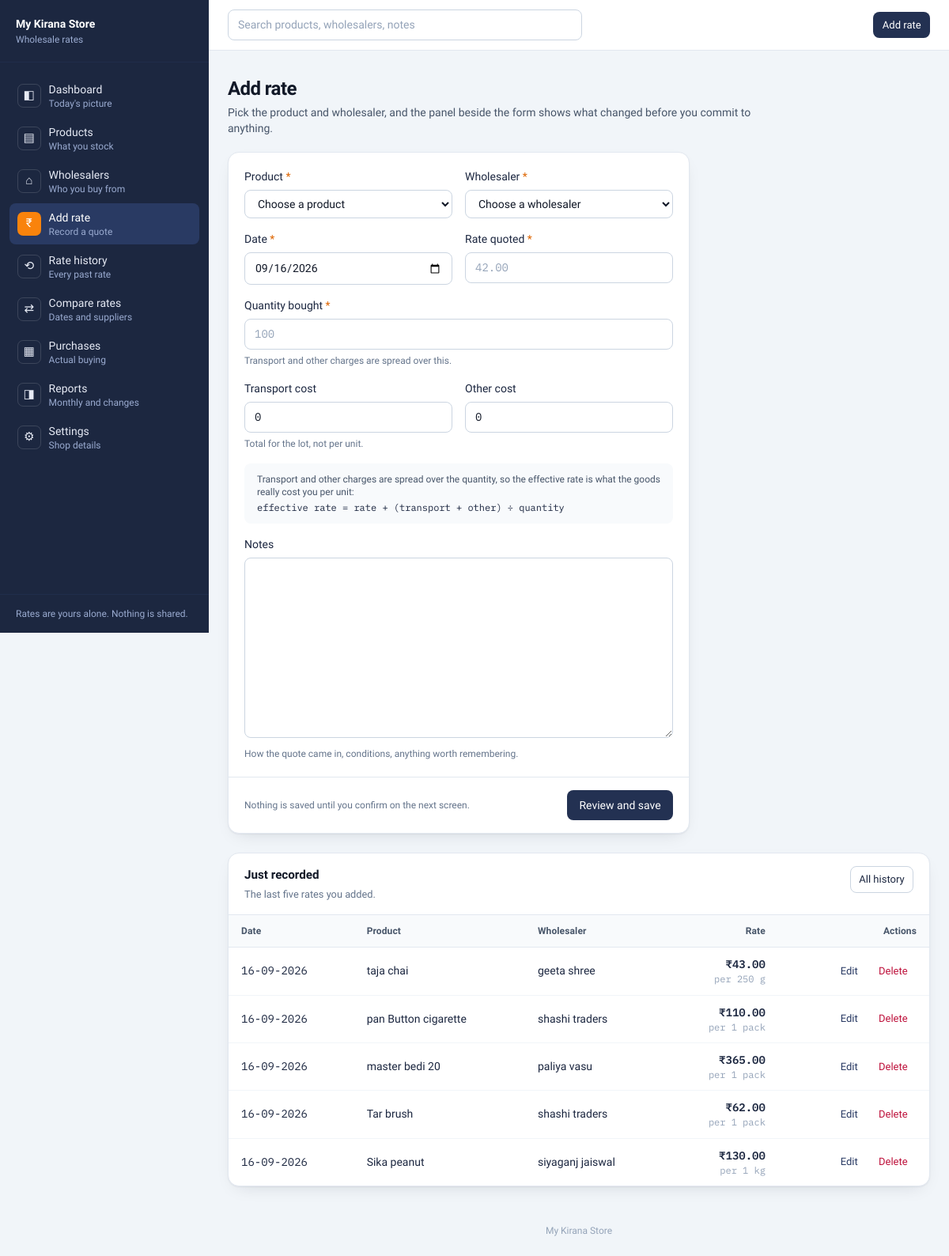
Screenshot of /add-rate/ with the database file from the repository.
### manager/models.py (models this page shows, shortened)
class ShopSettings(models.Model):
    class DateFormat(models.TextChoices):
        DAY_FIRST_DASH = "dd-MM-yyyy", "31-12-2026"
        ISO = "yyyy-MM-dd", "2026-12-31"
        DAY_FIRST_SLASH = "dd/MM/yyyy", "31/12/2026"
    singleton_id = models.PositiveSmallIntegerField(primary_key=True, default=1, editable=False)
    business_name = models.CharField(max_length=120, default="My Kirana Store")
    shop_address = models.TextField(blank=True)
    mobile = models.CharField(max_length=20, blank=True)
    currency = models.CharField(max_length=8, default="INR")
    currency_symbol = models.CharField(max_length=4, default="₹")
    default_unit = models.CharField(max_length=16, default="kg")
    date_format = models.CharField(
        max_length=12, choices=DateFormat.choices, default=DateFormat.DAY_FIRST_DASH
    )
    updated_at = models.DateTimeField(auto_now=True)
    class Meta:
        verbose_name = "shop settings"
        verbose_name_plural = "shop settings"
        constraints = [
            models.CheckConstraint(
                condition=Q(singleton_id=1), name="shop_settings_single_row"
            )
        ]
    @classmethod
    def load(cls) -> "ShopSettings":
        obj, _ = cls.objects.get_or_create(singleton_id=1)
        return obj

class TimestampedModel(models.Model):
    created_at = models.DateTimeField(default=timezone.now, editable=False)
    updated_at = models.DateTimeField(auto_now=True)
    class Meta:
        abstract = True

class Rate(TimestampedModel):
    product = models.ForeignKey(Product, on_delete=models.CASCADE, related_name="rates")
    wholesaler = models.ForeignKey(
        Wholesaler, on_delete=models.CASCADE, related_name="rates"
    )
    date = models.DateField()
    purchase_rate = models.DecimalField(**MONEY, validators=NON_NEGATIVE)
    unit = models.CharField(max_length=16)
    quantity = models.DecimalField(**MONEY, validators=NON_NEGATIVE)
    transport_cost = models.DecimalField(**MONEY, default=Decimal("0"), validators=NON_NEGATIVE)
    other_cost = models.DecimalField(**MONEY, default=Decimal("0"), validators=NON_NEGATIVE)
    effective_rate = models.DecimalField(
        **MONEY,
        editable=False,
        help_text="purchase_rate + (transport_cost + other_cost) / quantity",
    )
    notes = models.TextField(blank=True)
    objects = RateQuerySet.as_manager()
    class Meta:
        ordering = ["-date", "-created_at", "-id"]
        indexes = [
            models.Index(fields=["product", "-date"], name="rates_product_date_idx"),
            models.Index(fields=["wholesaler", "-date"], name="rates_whl_date_idx"),
            models.Index(fields=["date"], name="rates_date_idx"),
        ]

class Product(TimestampedModel):
    name = models.CharField(max_length=120, unique=True)
    category = models.CharField(max_length=80, help_text="Type any category you use.")
    brand = models.CharField(max_length=80, blank=True)
    unit = models.CharField(
        max_length=16,
        help_text="Every rate for this product is recorded per this unit.",
    )
    pack_size = models.CharField(max_length=60, blank=True)
    minimum_stock = models.DecimalField(
        **MONEY, null=True, blank=True, validators=NON_NEGATIVE
    )
    notes = models.TextField(blank=True)
    class Meta:
        ordering = ["name"]
        indexes = [models.Index(fields=["category"])]
    def __str__(self) -> str:
        return self.name

class Wholesaler(TimestampedModel):
    company_name = models.CharField(max_length=120)
    name = models.CharField(max_length=120, blank=True, help_text="Contact person.")
    mobile = models.CharField(max_length=20, blank=True)
    address = models.TextField(blank=True)
    notes = models.TextField(blank=True)
    class Meta:
        ordering = ["company_name"]
    def __str__(self) -> str:
        return self.company_name

### manager/views.py (the view, shortened to what this page needs)
# urls.py: path("add-rate/", views.add_rate, name="add_rate"),
@guard
def add_rate(request, pk: int | None = None):
    instance = get_object_or_404(Rate, pk=pk) if pk else None
    action = request.POST.get("action", "")
    form = RateForm(request.POST or None, instance=instance)
    initial_product = None
    if request.method == "GET":
        product_id = request.GET.get("product")
        date = parse_date(request.GET.get("date"))
        initial: dict[str, Any] = {}
        if product_id and Product.objects.filter(pk=product_id).exists():
            initial["product"] = product_id
            initial_product = Product.objects.get(pk=product_id)
        if date:
            initial["date"] = date
        if initial:
            form = RateForm(initial=initial, instance=instance)
    preview = None
    context = {
        "page_title": "Edit rate" if instance else "Add rate",
        "form": form,
        "instance": instance,
        "preview": preview,
        "has_products": Product.objects.exists(),
        "has_wholesalers": Wholesaler.objects.exists(),
        "recent": Rate.objects.with_related().newest_first()[:5],
        "next": safe_next(request, ""),
    }
    return render(request, "manager/add_rate.html", context)

### manager/templates/manager/add_rate.html (shortened to what this page needs)
{% extends "manager/base.html" %}
{% load kirana %}
{% block content %}
<div class="mb-5">
  <h1 class="mt-2 text-xl font-semibold tracking-tight text-ink-950 sm:text-2xl">{{ page_title }}</h1>
  <p class="mt-1 max-w-2xl text-sm text-slate-600">
    Pick the product and wholesaler, and the panel beside the form shows what
    changed before you commit to anything.
  </p>
</div>
{% if not has_products or not has_wholesalers %}
  <div class="card">
    {% if not has_products %}
      {% include "manager/partials/_empty_state.html" with title="Add a product first" message="A rate has to belong to a product. Add what you buy, then come back here." action_url="/products/new/" action_label="Add product" %}
    {% else %}
      {% include "manager/partials/_empty_state.html" with title="Add a wholesaler first" message="A rate has to come from someone. Add the supplier who quoted it, then come back here." action_url="/wholesalers/new/" action_label="Add wholesaler" %}
    {% endif %}
  </div>
{% else %}
<div class="grid gap-6 lg:grid-cols-3">
  <form method="post" id="rate-form" class="card lg:col-span-2"
        action="{% if instance %}{% url 'rate_edit' instance.pk %}{% else %}{% url 'add_rate' %}{% endif %}">
    <div class="card-body space-y-4">
      <div class="grid gap-4 sm:grid-cols-2">
        {% include "manager/partials/_field.html" with field=form.product %}
        {% include "manager/partials/_field.html" with field=form.wholesaler %}
      </div>
      <div class="grid gap-4 sm:grid-cols-2">
        {% include "manager/partials/_field.html" with field=form.date %}
        {% include "manager/partials/_field.html" with field=form.purchase_rate %}
      </div>
      {% include "manager/partials/_field.html" with field=form.quantity %}
      <div class="grid gap-4 sm:grid-cols-2">
        {% include "manager/partials/_field.html" with field=form.transport_cost %}
        {% include "manager/partials/_field.html" with field=form.other_cost %}
      </div>
      <div class="rounded-lg bg-slate-50 px-4 py-3 text-xs text-slate-600">
        Transport and other charges are spread over the quantity, so the
        effective rate is what the goods really cost you per unit:
        <span class="num mt-1 block text-ink-900">
          effective rate = rate + (transport + other) ÷ quantity
        </span>
      </div>
      {% include "manager/partials/_field.html" with field=form.notes %}
    </div>
    <div class="flex flex-wrap items-center justify-between gap-2 border-t border-slate-200 px-5 py-4">
      <p class="text-xs text-slate-500">Nothing is saved until you confirm on the next screen.</p>
      <div class="flex gap-2">
        <button type="submit" name="action" value="review" class="btn btn-primary">Review and save</button>
      </div>
    </div>
  </form>
</div>
{% if recent and not instance %}
  <section class="card mt-6">
    <div class="card-header">
      <div>
        <h2 class="card-title">Just recorded</h2>
        <p class="card-description">The last five rates you added.</p>
      </div>
      <a href="{% url 'rate_history' %}" class="btn btn-secondary btn-sm no-print">All history</a>
    </div>
    <div class="table-wrap">
      <table class="data-table">
        <thead>
          <tr>
            <th scope="col">Date</th>
            <th scope="col">Product</th>
            <th scope="col">Wholesaler</th>
            <th scope="col" class="right">Rate</th>
            <th scope="col" class="no-print right">Actions</th>
          </tr>
        </thead>
        <tbody>
          {% for rate in recent %}
            <tr>
              <td class="num whitespace-nowrap text-slate-600">{% shop_date rate.date %}</td>
              <td class="font-medium text-ink-950">{{ rate.product.name }}</td>
              <td class="text-slate-700">{{ rate.wholesaler.company_name }}</td>
              <td class="num right font-semibold">
                {% money rate.purchase_rate %}
                <span class="block text-xs font-normal text-slate-400">per {{ rate.unit }}</span>
              </td>
              <td class="no-print right whitespace-nowrap">
                <a href="{% url 'rate_edit' rate.pk %}" class="btn btn-ghost btn-sm">Edit</a>
                <a href="{% url 'rate_delete' rate.pk %}?next={{ request.get_full_path|urlencode }}"
                   class="btn btn-ghost btn-sm text-rose-700">Delete</a>
              </td>
            </tr>
          {% endfor %}
        </tbody>
      </table>
    </div>
  </section>
{% endif %}
{% endif %}
{% endblock %}

### manager/templates/manager/base.html (shortened to what this page needs)
{% load static kirana %}<!DOCTYPE html>
<html lang="en">
<head>
  <script src="https://cdn.tailwindcss.com"></script>
  <link rel="stylesheet" href="{% static 'manager/app.css' %}">
</head>
<body class="min-h-screen bg-slate-100 font-sans text-ink-950 antialiased">
<div class="flex min-h-screen">
  <aside id="sidebar" class="no-print sidebar" data-open="false">
    <div class="flex h-full flex-col">
      <div class="border-b border-ink-800/60 px-5 py-5">
        <p class="text-sm font-semibold text-white">{{ settings_obj.business_name }}</p>
        <p class="mt-0.5 text-xs text-ink-300">
          {% if settings_obj.mobile %}{{ settings_obj.mobile }}{% else %}Wholesale rates{% endif %}
        </p>
      </div>
      <nav class="flex-1 overflow-y-auto px-3 py-4" aria-label="Main">
        <ul class="space-y-0.5">
          {% for item in nav_items %}
            {% url item.url as item_url %}
            <li>
              <a href="{{ item_url }}"
                 class="nav-link{% if request.path == item_url %} nav-link-active{% endif %}"
                 {% if request.path == item_url %}aria-current="page"{% endif %}>
                <span class="nav-glyph" aria-hidden="true">{{ item.glyph }}</span>
                <span class="min-w-0">
                  <span class="block truncate text-sm font-medium">{{ item.label }}</span>
                  <span class="block truncate text-xs text-ink-300">{{ item.description }}</span>
                </span>
              </a>
            </li>
          {% endfor %}
        </ul>
      </nav>
      <div class="border-t border-ink-800/60 px-5 py-4 text-xs text-ink-300">
        <p>Rates are yours alone. Nothing is shared.</p>
      </div>
    </div>
  </aside>
  <div class="flex min-w-0 flex-1 flex-col">
    <header class="no-print sticky top-0 z-20 border-b border-slate-200 bg-white/95 backdrop-blur">
      <div class="flex items-center gap-3 px-4 py-3 sm:px-6">
        <form action="{% url 'search' %}" method="get" class="min-w-0 flex-1" role="search">
          <input type="search" id="global-search" name="q" value="{{ query|default:'' }}"
                 placeholder="Search products, wholesalers, notes"
                 class="field-control max-w-md" autocomplete="off">
        </form>
        <a href="{% url 'add_rate' %}" class="btn btn-primary btn-sm shrink-0">
          Add rate
        </a>
      </div>
    </header>
    <main id="main" class="flex-1 px-4 py-5 sm:px-6 sm:py-6">
      <div class="mx-auto max-w-6xl">
        {% block content %}{% endblock %}
      </div>
    </main>
    <footer class="no-print px-4 py-6 text-center text-xs text-slate-400 sm:px-6">
      {{ settings_obj.business_name }}
    </footer>
  </div>
</div>
</body>
</html>

### rows the page displays
ShopSettings: business_name "My Kirana Store"
Rate: date.date_format "16-09-2026", product.name "taja chai", wholesaler.company_name "geeta shree", purchase_rate.currency_symbol "₹43.00", unit "250 g"
Rate: date.date_format "16-09-2026", product.name "pan Button cigarette", wholesaler.company_name "shashi traders", purchase_rate.currency_symbol "₹110.00", unit "1 pack"
Rate: date.date_format "16-09-2026", product.name "master bedi 20", wholesaler.company_name "paliya vasu", purchase_rate.currency_symbol "₹365.00", unit "1 pack"
Rate: date.date_format "16-09-2026", product.name "Tar brush", wholesaler.company_name "shashi traders", purchase_rate.currency_symbol "₹62.00", unit "1 pack"
Rate: date.date_format "16-09-2026", product.name "Sika peanut", wholesaler.company_name "siyaganj jaiswal", purchase_rate.currency_symbol "₹130.00", unit "1 kg"

### other values shown
{{ item.glyph }} "◧" "▤" "⌂" "₹" "⟲" "⇄" "▦" "◨" "⚙"
{{ item.label }} "Dashboard" "Products" "Wholesalers" "Add rate" "Rate history" "Compare rates" "Purchases" "Reports" "Settings"
{{ item.description }} "Today's picture" "What you stock" "Who you buy from" "Record a quote" "Every past rate" "Dates and suppliers" "Actual buying" "Monthly and changes" "Shop details"
{{ page_title }} "Add rate"
{{ field.label }} "Product Wholesaler Date Rate quoted Quantity bought Transport cost Other cost Notes"
{{ field.help_text }} "Transport and other charges are spread over this. Total for the lot, not per unit. How the quote came in, conditions, anything worth remembering."
